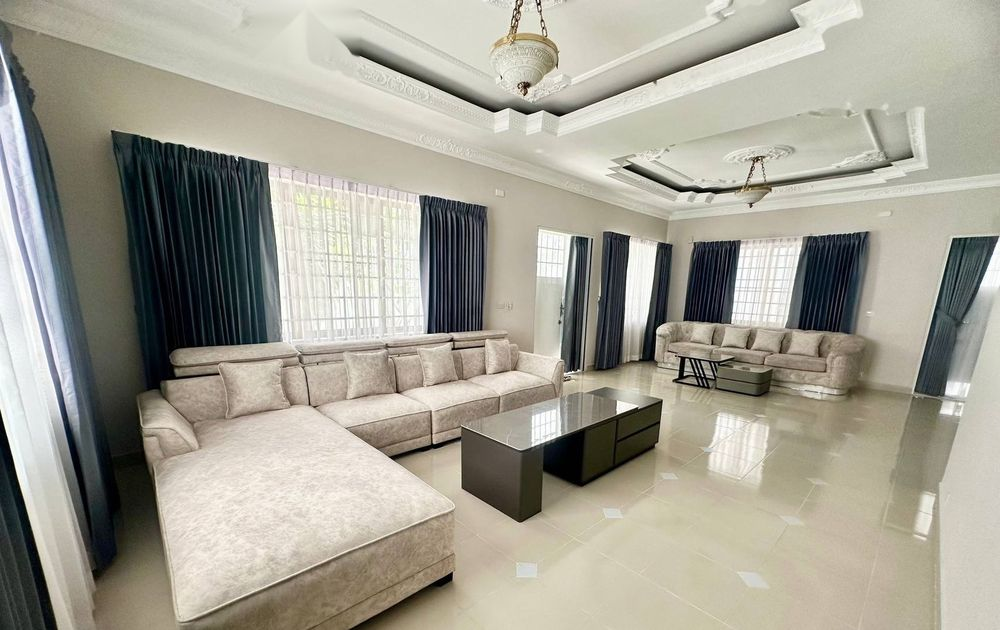
#> input picture tests/v3_core/fixtures/cover_vision/photos/6735/03.jpg, 1000 x 630 px, given as the content of the folder ../tests/v3_core/fixtures/cover_vision/photos/6735/03.jpg, which was not available
$ python photo_formatter_v1_1.py ../tests/v3_core/fixtures/cover_vision/photos/6735/03.jpg ../tests/v3_core/fixtures/cover_vision/photos/6735/04.jpg ../tests/v3_core/fixtures/cover_vision/photos/6735/04.jpg
#> lines starting #> are read from the running program, lines starting #| are printed output that depends on the picture; pictures that were not available may be replaced by others from this repository, and a replacement may not be noted
from pathlib import Path
from PIL import Image, ImageOps
# =========================
# 基础配置
# =========================
JPEG_QUALITY = 92
BG_COLOR = (255, 255, 255)
# 原图与画布边缘的最小安全边距
PADDING = 12
# 横竖方判断
LANDSCAPE_THRESHOLD = 1.10
PORTRAIT_THRESHOLD = 0.90
# 三种完整实拍画布
CANVAS_PRESETS = {
    "landscape": {
        "size": (1200, 900),
        "logo_width_ratio": 0.20,
    },
    "portrait": {
        "size": (900, 1200),
        "logo_width_ratio": 0.25,
    },
    "square": {
        "size": (1080, 1080),
        "logo_width_ratio": 0.22,
    }
}
# Logo 配置
LOGO_MARGIN_X_RATIO = 0.035
LOGO_MARGIN_Y_RATIO = 0.025
LOGO_OPACITY = 0.96
# =========================
# 判断图片方向
# =========================
def detect_orientation(width, height):
    ratio = width / max(height, 1)
    if ratio >= LANDSCAPE_THRESHOLD:
        return "landscape"
    if ratio <= PORTRAIT_THRESHOLD:
        return "portrait"
    return "square"
# =========================
# Logo 处理
# =========================
def apply_logo_opacity(logo, opacity=LOGO_OPACITY):
    logo = logo.convert("RGBA")
    alpha = logo.getchannel("A")
    alpha = alpha.point(
        lambda p: int(p * opacity)
    )
    logo.putalpha(alpha)
    return logo
def resize_logo(logo, canvas_width, width_ratio):
    target_width = int(
        canvas_width * width_ratio
    )
    scale = target_width / logo.width
    target_height = max(
        1,
        int(logo.height * scale)
    )
    return logo.resize(
        (target_width, target_height),
        Image.Resampling.LANCZOS
    )
def paste_logo(
    canvas,
    logo,
    position="top_left",
    margin_x_ratio=LOGO_MARGIN_X_RATIO,
    margin_y_ratio=LOGO_MARGIN_Y_RATIO
):
    canvas_w, canvas_h = canvas.size
    logo_w, logo_h = logo.size
    margin_x = int(
        canvas_w * margin_x_ratio
    )
    margin_y = int(
        canvas_h * margin_y_ratio
    )
    if position == "top_right":
        x = canvas_w - logo_w - margin_x
        y = margin_y
    elif position == "bottom_left":
        x = margin_x
        y = canvas_h - logo_h - margin_y
    elif position == "bottom_right":
        x = canvas_w - logo_w - margin_x
        y = canvas_h - logo_h - margin_y
    else:
        # 默认左上
        x = margin_x
        y = margin_y
    overlay = canvas.convert("RGBA")
    overlay.alpha_composite(
        logo,
        (x, y)
    )
    return overlay.convert("RGB")
# =========================
# 原图完整适配画布
# =========================
def contain_image(
    src,
    canvas_size,
    padding=PADDING,
    bg_color=BG_COLOR
):
    canvas_w, canvas_h = canvas_size
    max_w = canvas_w - padding * 2
    max_h = canvas_h - padding * 2
    scale = min(
        max_w / src.width,
        max_h / src.height
    )
    new_w = max(
        1,
        int(src.width * scale)
    )
    new_h = max(
        1,
        int(src.height * scale)
    )
    resized = src.resize(
        (new_w, new_h),
        Image.Resampling.LANCZOS
    )
    canvas = Image.new(
        "RGB",
        canvas_size,
        bg_color
    )
    x = (canvas_w - new_w) // 2
    y = (canvas_h - new_h) // 2
    canvas.paste(
        resized,
        (x, y)
    )
    return canvas
# =========================
# 单张完整实拍
# =========================
def format_gallery_photo(
    input_path,
    output_path,
    logo_path=None,
    logo_position="top_left",
    quality=JPEG_QUALITY
):
    """
    完整实拍规则：
    横图:
        1200x900
        4:3
    竖图:
        900x1200
        3:4
    方图:
        1080x1080
        1:1
    原图：
        完整显示
        不裁切
        不拉伸
    Logo：
        默认左上
        白色透明 Logo
        保留来源原有水印
    """
    input_path = Path(input_path)
    output_path = Path(output_path)
    output_path.parent.mkdir(
        parents=True,
        exist_ok=True
    )
    with Image.open(input_path) as src:
        src = ImageOps.exif_transpose(src)
        src = src.convert("RGB")
        orientation = detect_orientation(
            src.width,
            src.height
        )
        preset = CANVAS_PRESETS[
            orientation
        ]
        canvas_size = preset[
            "size"
        ]
        canvas = contain_image(
            src,
            canvas_size
        )
        if logo_path:
            logo_path = Path(
                logo_path
            )
            if logo_path.exists():
                with Image.open(logo_path) as logo:
                    logo = logo.convert("RGBA")
                    logo = resize_logo(
                        logo,
                        canvas_width=canvas_size[0],
                        width_ratio=preset[
                            "logo_width_ratio"
                        ]
                    )
                    logo = apply_logo_opacity(
                        logo
                    )
                    canvas = paste_logo(
                        canvas,
                        logo,
                        position=logo_position
                    )
        canvas.save(
            output_path,
            "JPEG",
            quality=quality,
            optimize=True,
            progressive=True
        )
    return {
        "input": str(input_path),
        "output": str(output_path),
        "orientation": orientation,
        "canvas": {
            "width": canvas_size[0],
            "height": canvas_size[1]
        }
    }
# =========================
# 整套完整实拍
# =========================
def format_gallery_folder(
    input_folder,
    output_folder,
    logo_path=None,
    logo_position="top_left"
):
    """
    保持来源原始文件顺序。
    不按横竖分组。
    不按质量评分重排。
    """
    input_folder = Path(
        input_folder
    )
    output_folder = Path(
        output_folder
    )
    output_folder.mkdir(
        parents=True,
        exist_ok=True
    )
    exts = {
        ".jpg",
        ".jpeg",
        ".png",
        ".webp"
    }
    # 文件名若原本是 01.jpg / 02.jpg，
    # sorted 就能保持来源顺序
    files = sorted(
        [
            p
            for p in input_folder.iterdir()
            if p.suffix.lower() in exts
        ],
        key=lambda p: p.name
    )
    results = []
    for index, src in enumerate(
        files,
        start=1
    ):
        dst = (
            output_folder
            / f"{index:02d}.jpg"
        )
        info = format_gallery_photo(
            input_path=src,
            output_path=dst,
            logo_path=logo_path,
            logo_position=logo_position
        )
#> in format_gallery_photo, src is the input picture: PIL image 1000x630 RGB; mean R, G, B 164.1, 161.1, 148.8
#> in contain_image, `canvas = Image.new( "RGB", canvas_size, bg_color )`: canvas: PIL image 1200x900 RGB; every value is 255
#> in contain_image, `canvas.paste( resized, (x, y) )`:
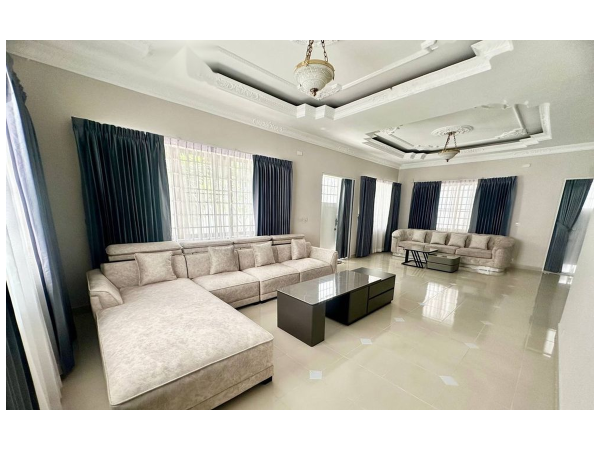
#> canvas: PIL image 1200x900 RGB (shown at 1/2 size); mean R, G, B 181.7, 179.4, 169.5
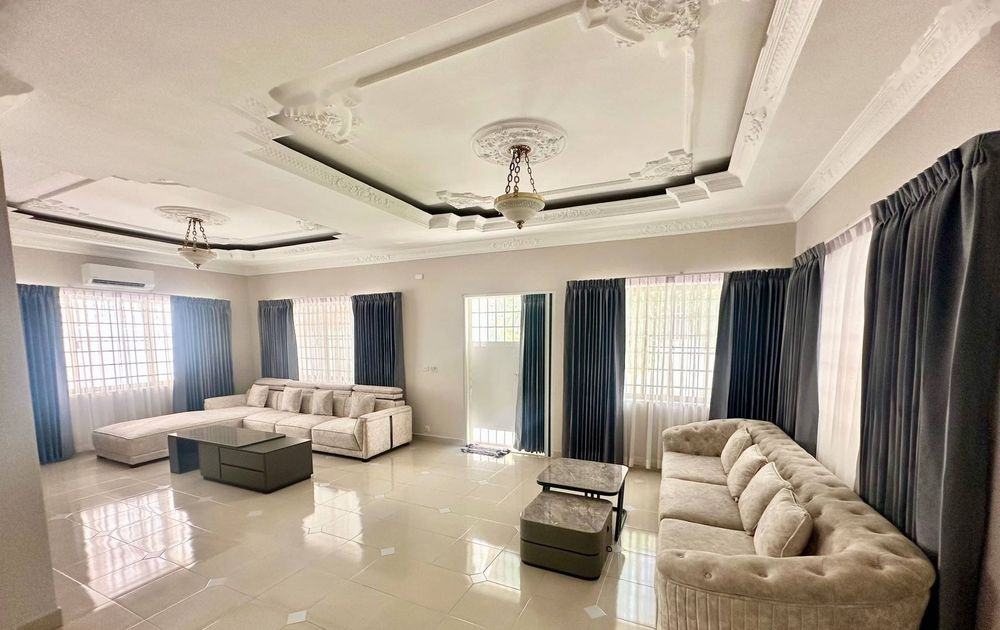
#> input picture tests/v3_core/fixtures/cover_vision/photos/6735/04.jpg, 1000 x 630 px
#> in format_gallery_photo, logo is the input picture: PIL image 1000x630 RGB; mean R, G, B 170.7, 159.1, 145.1
#> in resize_logo, `return logo.resize( (target_width, target_height), Image.Resampling.LA..`:
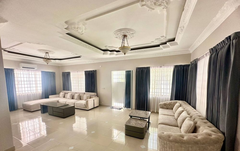
#> returned value: PIL image 240x151 RGBA; mean R, G, B, A 170.7, 159.1, 145.1, 255
#> in apply_logo_opacity, `alpha = logo.getchannel("A")`: alpha: PIL image 240x151 L; every value is 255
#> in apply_logo_opacity, `alpha = alpha.point( lambda p: int(p * opacity) )`: alpha: PIL image 240x151 L; every value is 244
#> in paste_logo, `overlay.alpha_composite( logo, (x, y) )`:
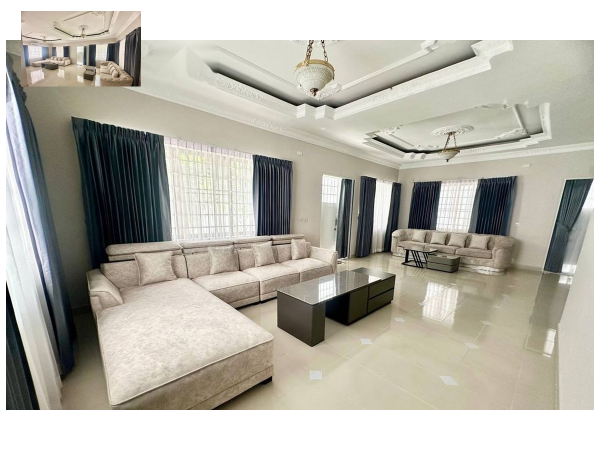
#> overlay: PIL image 1200x900 RGBA (shown at 1/2 size); mean R, G, B, A 180.6, 177.9, 167.8, 255
        info["order"] = index
        results.append(
            info
        )
    return results
# =========================
# CLI
# =========================
if __name__ == "__main__":
    import sys
    import json
    input_folder = (
        sys.argv[1]
        if len(sys.argv) > 1
        else "houses/QC0089"
    )
    output_folder = (
        sys.argv[2]
        if len(sys.argv) > 2
        else "processed/QC0089/gallery"
    )
    logo_path = (
        sys.argv[3]
        if len(sys.argv) > 3
        else "assets/qiaolian_logo_white.png"
    )
    result = format_gallery_folder(
        input_folder=input_folder,
        output_folder=output_folder,
        logo_path=logo_path
    )
    print(
        json.dumps(
            result,
            ensure_ascii=False,
            indent=2
        )
    )
#| [
#|   {
#|     "input": "_only/03.jpg",
#|     "output": "../tests/v3_core/fixtures/cover_vision/photos/6735/04.jpg/01.jpg",
#|     "orientation": "landscape",
#|     "canvas": {
#|       "width": 1200,
#|       "height": 900
#|     },
#|     "order": 1
#|   }
#| ]
